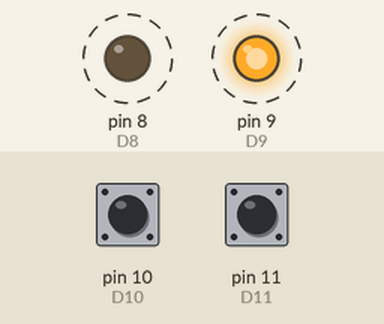
Recording of a sketch running on a simulated Arduino Uno, built with avr-gcc and run on an emulated ATmega328P. On the bench: output pins drawn as LEDs (lit = HIGH). Dashed ring = blinking. Inputs (shaded band) come from the test bench; at power-on: pin 10 (D10) HIGH, pin 11 (D11) HIGH. What the sketch prints to the serial monitor is not drawn.

Above: at 1.26 s.
1.3 s: pin 10 (D10) pulled LOW for 0.15 s
4.3 s: pin 11 (D11) pulled LOW for 0.15 s
7.3 s: pin 10 (D10) driven LOW and pin 11 (D11) driven LOW
Timing chart, 0 to 16.3 s (numbered marks = the images above; inputs shaded):
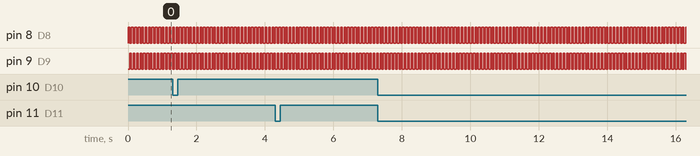

The sketch:

main.ino
```cpp
#define D8 8
#define D9 9
#define D10 10
#define D11 11


void setup() {
  pinMode(D10, INPUT_PULLUP);
  pinMode(D11, INPUT_PULLUP);
  pinMode(D8, OUTPUT);
  pinMode(D9, OUTPUT);
  Serial.begin(9600);
}

void loop() {
  int defaultStates[2][2] = {{1, 0}, {0, 1}};
  int states[4] = {0, 0, 0, 0};
  for (int i = 0; i < 2; i++){
      digitalWrite(D8, defaultStates[0][i]);
      digitalWrite(D9, defaultStates[1][i]);
	  int row, col;
      for (int j = 0; j < 4; j++) {
        if (j >= 2) {
			row = digitalRead(D8);
        }
        else {
            row = digitalRead(D9);
        }
        if (j % 2 == 0) {
			col = digitalRead(D10);
        }
        else {
          	col = digitalRead(D11);
        }
        if (row == 0 && col == 0) {
          states[j] = 1;
        }
      }
      delay(50);
  }
  int currentStates[4] = {0, 0, 0, 0};
  bool check = true;
  for (int i = 0; i < 4; i++){
    if (currentStates[i] != states[i]){
      check = false;
    }
  }
  if (check == false) {
  for (int i = 0; i < 4; i++) {
    Serial.print("Button ");
    Serial.print(i + 1);
    Serial.print(" ");
    if (states[i] == 1) {
      Serial.print("ON");
      Serial.print("\t");
    }
    else {
      Serial.print("OFF");
      Serial.print("\t");
    }
    currentStates[i] = states[i];
    if ((i + 1) % 2 == 0){
      Serial.println(" ");
    }
  }
  Serial.println(" ");
  }

}
```

Measured:
- by itself, pin 8 (D8), pin 9 (D9): alternates HIGH for 0.05 s and LOW for 0.05 s
